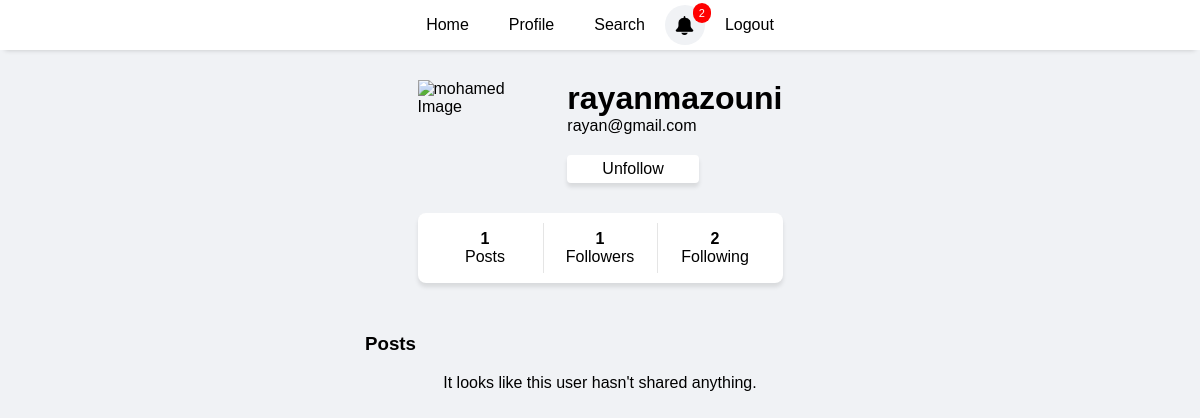
The page /info.php?id=54 (signed in) on the database as committed earlier.
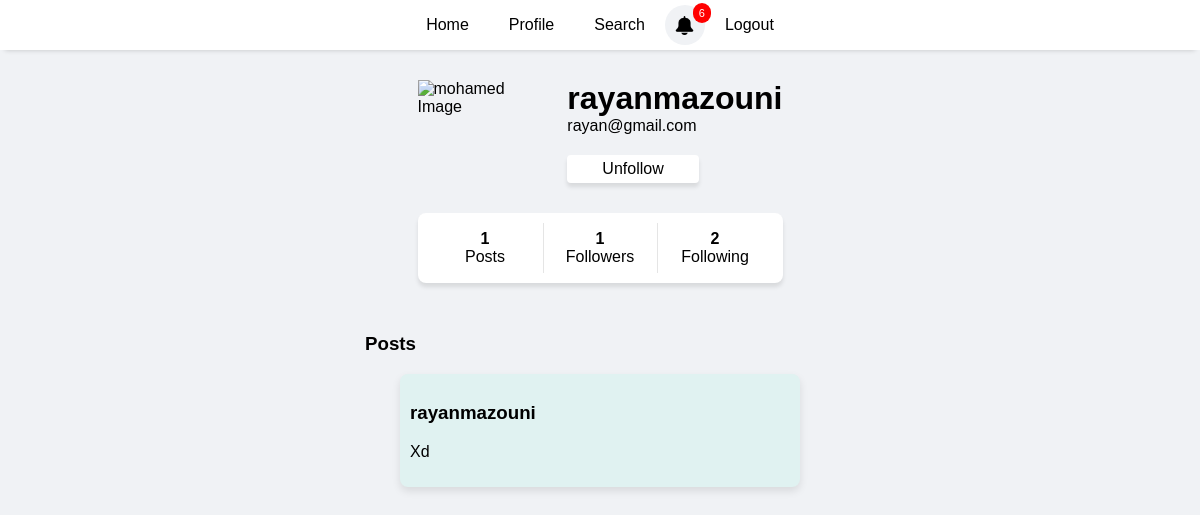
The same page on the database as committed later.
### tables this page shows
CREATE TABLE `posts` (
  `id` int(11) NOT NULL,
  `user_id` int(11) DEFAULT NULL,
  `content` text DEFAULT NULL,
  `created_at` timestamp NOT NULL DEFAULT current_timestamp(),
  `name` varchar(100) NOT NULL,
  `image` varchar(255) NOT NULL
);

CREATE TABLE `users` (
  `id` int(5) NOT NULL,
  `username` varchar(50) NOT NULL,
  `password` varchar(50) NOT NULL,
  `email` varchar(50) NOT NULL,
  `pdp` enum('default','sara','dalia','islam','mohamed') DEFAULT 'default',
  `verified` varchar(8) NOT NULL
);

### notifications.php (the view, shortened to what this page needs)
<!DOCTYPE html>
<html lang="en">
<head>
</head>
<body>
</body>
</html>

### info.php (shortened to what this page needs)
<?php
require("connection.php");
$follower_id = $_GET['id'];
$following = $db -> prepare("SELECT count(followed_id) as following_num  FROM follow WHERE follower_id = :follower_id");
$following -> execute(array(
    "follower_id"=> $follower_id,
));
$followingCount = $following -> fetch();
?>
<?php
$status = '';
$followed_id = $_GET['id'];
$followers = $db -> prepare("SELECT count(follower_id) as follower_num FROM follow WHERE followed_id = :followed_id");
$followers -> execute(array("followed_id"=> $followed_id));
$followersCount = $followers -> fetch();
?>
<?php
$follower_id = $_SESSION['user_id'];
$followed_id = $_GET['id'];
$statusRespond = $db->prepare("SELECT status FROM follow WHERE follower_id = :follower_id and followed_id = :followed_id" );
$statusRespond->execute(array(
    "follower_id" => $follower_id,
    "followed_id" => $followed_id
));
if ($statusRespond->rowCount() > 0) {
    $statusf = $statusRespond->fetch();
    $status = $statusf['status'];
}
?>
<!DOCTYPE html>
<html lang="en">
<head>
</head>
<body>
<?php
  require('header.php');
?>
<div class="infoContainer">
<div class="userprofile">
<?php
 require("connection.php");
    $id = $_GET['id'];
 $select = $db -> prepare("SELECT * FROM users WHERE id=:id");
    $select -> execute(array(
        'id' => $id
    ));
    $data = $select->fetch();
?>
<div class="userpdp">
    <?php
if ($data['pdp'] === 'default') {
echo '<img src="uploads/default.png" alt="default Image">';
} elseif ($data['pdp'] === 'sara') {
echo "<img src='uploads/sara.png' alt='sara Image'>";
} elseif ($data['pdp'] === 'dalia') {
echo "<img  src='uploads/dalia.png' alt='dalia Image'>";
}  elseif ($data['pdp'] === 'islam') {
echo"<img src='uploads/islam.png' alt='islam Image'>";
}
elseif ($data['pdp'] === 'mohamed') {
echo"<img class='image' src='uploads/mohamed.png' alt='mohamed Image'>";
} else {
echo '<img src="uploads/default.png" alt="default Image">';
}
?>
</div>
<div class="userinfo">
<div class="usertop">
<h3><?php echo $data['username'] ?></h3>
</div>
<span><?php echo $data['email'] ?></span>
<?php if ($status !== 'followed') : ?>
<button id="follow" onclick="window.location.href='follow.php?followed_id=<?php echo $data['id']; ?>'">Follow</button>
<?php elseif($status == 'followed') : ?>
    <button id="unfollow" onclick="window.location.href='unfollow.php?followed_id=<?php echo $data['id']; ?>'">Unfollow</button>
    <?php endif; ?>
</div>
</div>
<div class="stats">
    <div >
        <b><?php echo $followersCount['follower_num']; ?></b>
         <span>Posts</span>
    </div>
     <div  onclick="showFollowers()">
        <b><?php echo $followersCount['follower_num']; ?></b>
     <span>Followers</span>
     </div>
     <div  onclick="showFollowing()">
     <b> <?php echo $followingCount['following_num']; ?> </b>
     <span>Following</span>
     </div>
    </div>
    <div class="posts">
    <div style="max-width: 470px; width:100%;"><h3 style="margin-top: 0;">Posts</h3></div>
    <?php
 $show = $db->prepare('SELECT posts.content, users.username
 FROM posts
 INNER JOIN users ON posts.user_id = users.id
 WHERE users.id=:id ORDER BY posts.created_at DESC');
$show->execute(array('id' => $id));
if($show->rowCount() > 0) {
while ($data = $show->fetch(PDO::FETCH_ASSOC)){
    echo '<div class="post">';
    echo '<h3>' . htmlspecialchars($data['username']) . '</h3>';
    echo '<p>' . htmlspecialchars($data['content']) . '</p>';
    echo '</div>';
}
} else {
   echo "It looks like this user hasn't shared anything.";
}
?>
    </div>
    </div>
</body>
</html>

### header.php (shortened to what this page needs)
<!DOCTYPE html>
<html lang="en">
<head>
</head>
<body>
<?php
require("connection.php");
if(isset($_SESSION["user"])) {
$user_id = $_SESSION['user_id'];
$notificNum = $db->prepare('SELECT COUNT(*) as notific_num
FROM notifications
WHERE owner_id = :user_id AND user_id != :user_id AND is_read = "No"');
$notificNum->execute(array('user_id' => $user_id));
$countResult = $notificNum->fetch();
$totalNotifications = $countResult['notific_num'];
}
?>
    <header>
        <a  href="home.php">Home</a>
        <?php if(empty($_SESSION['user'])): ?>
            <a  href="index.php">Login</a>
            <a href="signupform.php">Signup</a>
            <?php  else: ?>
                <a  href="profile.php">Profile</a>
                <a  href="search.php">Search</a>
                <div class="notificationContainer" onclick="showNotifications()">
                    <img src="icons/bell.png" alt="">
                    <div class="notifnum"><span><?php echo $totalNotifications ?></span></div>
            </div>
                <a href="logout.php">Logout</a>
        <?php  endif; ?>
    </header>
<?php require('notifications.php'); ?>
</body>
</html>

Rows that differ between the two databases and show on the page:
added posts: user.username "rayanmazouni", content "Xd"
Other text that changed with them:
$totalNotifications: "2" → "6"
text no longer shown: "It looks like this user hasn't shared anything."
